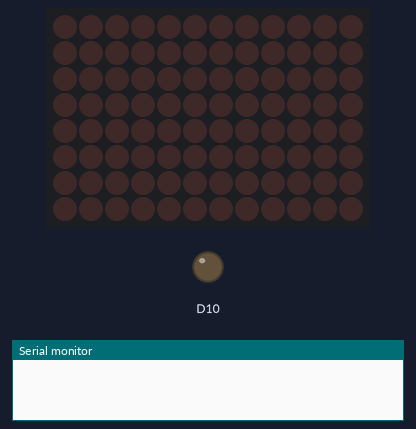
A program run on a simulated Arduino Uno R4 WiFi. On the bench: 12×8 LED matrix, output pins drawn as LEDs (lit = HIGH), the last lines printed to the serial monitor. Pins used as bus, display or sensor lines are not drawn.

Above: at 0.1 s.
At 2.1 s:
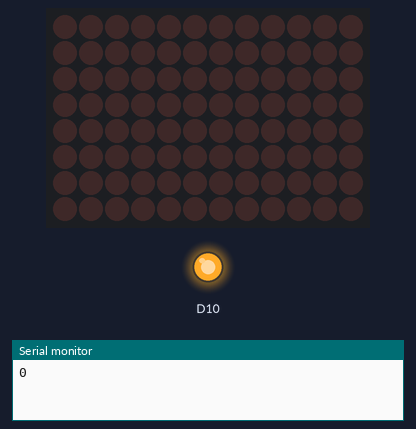
Timing chart, 0 to 114.4 s (numbered marks = the images above):
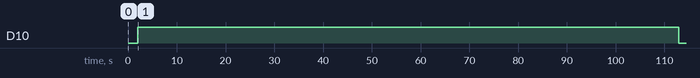

Measured:
- by itself, D10: LOW → HIGH at 2.0 s, → LOW 111 s later

The program:

main.cpp
```cpp
#include <Arduino.h>
#include <Stepper.h>
#include "Arduino_LED_Matrix.h"
#include "pwm.h"

ArduinoLEDMatrix matrix;
//PwmOut stepper(9);

void moveStepper(int desiredPos);

int currentPos = 0;


byte frame[8][12] = {
  { 0, 0, 0, 0, 1, 1, 1, 1, 0, 0, 0, 0 },
  { 0, 0, 0, 1, 0, 1, 1, 0, 1, 0, 0, 0 },
  { 0, 0, 1, 0, 0, 1, 1, 0, 0, 1, 0, 0 },
  { 0, 0, 1, 0, 0, 1, 1, 0, 0, 1, 0, 0 },
  { 0, 0, 1, 0, 1, 1, 1, 1, 0, 1, 0, 0 },
  { 0, 0, 1, 1, 1, 1, 1, 1, 1, 1, 0, 0 },
  { 0, 0, 0, 1, 1, 1, 1, 1, 1, 0, 0, 0 },
  { 0, 0, 0, 0, 1, 1, 1, 1, 0, 0, 0, 0 }
};

void setup() {
  Serial.begin(9600);
  matrix.begin();
  pinMode(9,OUTPUT);
  pinMode(10,OUTPUT);
  //stepper.period_us(10);
  digitalWrite(10, LOW);
  // stepper.begin((float)100,(float)50.0);
  // stepper.pulseWidth_us(3);

}

void loop(){
  moveStepper(0);
  delay(2000);
  moveStepper(90);
  delay(2000);
  moveStepper(180);
  delay(2000);
  moveStepper(270);
  delay(2000);
  moveStepper(360);
  delay(2000);
  moveStepper(270);
  delay(2000);
  moveStepper(180);
  delay(2000);
  moveStepper(90);
  delay(2000);

}

void moveStepper(int desiredPos){
  int numSteps;
  if (currentPos != desiredPos){
    numSteps = ceil(abs(desiredPos - currentPos)/1.8)*10;
    if (desiredPos > currentPos){
      digitalWrite(10, HIGH);
    }
    if ((desiredPos < currentPos)){
      digitalWrite(10,LOW);
    }

    for (int i = 0; i<numSteps; i++)
    {
      digitalWrite(9,HIGH);
      delayMicroseconds(3);
      digitalWrite(9,LOW);
      delayMicroseconds(51425);
      Serial.println(i);
    }
    currentPos = desiredPos;
  }

}
```
